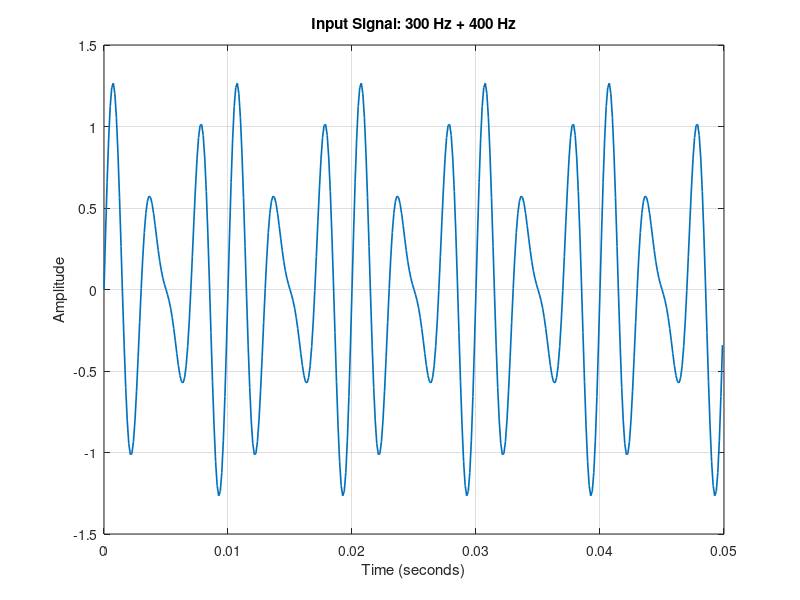

MATLAB code to generate this figure: (Note: this script raises an error after producing the figure.)
%% SEG800 Assignment - Comb Filter Demo
% This script demonstrates two common comb filters:
% 1. A feedforward comb filter
% 2. A feedback comb filter
%
% The script is written as a single file so it is easy to open in MATLAB,
% run section by section, convert to a live script if needed, and export to
% PDF for submission.
%
% How to use:
% 1. Open this file in MATLAB.
% 2. Run the script.
% 3. Review the figures and the printed notes in the Command Window.
% 4. Save as .mlx and export to PDF if your group wants a live script.

clear; close all; clc;

%% Setup
% Keep the parameter names descriptive so the filter behavior is easy to
% follow.

sampleRate = 8000;          % Samples per second
durationSeconds = 0.05;     % Short duration is enough for this demo
delaySamples = 40;          % Delay used by both comb filters
feedforwardGain = 1.0;      % Gain for y[n] = x[n] + a*x[n-D]
feedbackGain = 0.7;         % Gain for y[n] = x[n] + a*y[n-D]

timeVector = 0:1/sampleRate:durationSeconds - 1/sampleRate;
frequencySpacing = sampleRate / delaySamples;
firstFeedforwardNotch = sampleRate / (2 * delaySamples);

fprintf('SEG800 Comb Filter Demo\n');
fprintf('Sample rate: %d Hz\n', sampleRate);
fprintf('Delay: %d samples\n', delaySamples);
fprintf('Comb spacing: %.2f Hz\n', frequencySpacing);
fprintf('First feedforward notch for a = 1: %.2f Hz\n\n', firstFeedforwardNotch);

%% Create a simple test signal
% The test signal uses two tones:
% - 300 Hz is close to a feedforward notch for this delay.
% - 400 Hz is between notches and should remain stronger.

notchToneFrequency = 300;
passToneFrequency = 400;

inputSignal = 0.8 * sin(2 * pi * notchToneFrequency * timeVector) ...
    + 0.5 * sin(2 * pi * passToneFrequency * timeVector);

figure('Name', 'Input Signal');
plot(timeVector, inputSignal, 'LineWidth', 1.2);
grid on;
xlabel('Time (seconds)');
ylabel('Amplitude');
title('Input Signal: 300 Hz + 400 Hz');

%% Feedforward comb filter
% Difference equation:
%   y[n] = x[n] + a * x[n-D]
%
% This version creates regularly spaced peaks and notches because the input
% is added to a delayed copy of itself.

[feedforwardNumerator, feedforwardDenominator] = ...
    createFeedforwardCombCoefficients(delaySamples, feedforwardGain);

feedforwardOutput = filter(feedforwardNumerator, feedforwardDenominator, inputSignal);

%% Feedback comb filter
% Difference equation:
%   y[n] = x[n] + a * y[n-D]
%
% Rearranged for MATLAB filter form:
%   y[n] - a * y[n-D] = x[n]
%
% This version produces a stronger resonant effect because past output
% samples are fed back into the system.

[feedbackNumerator, feedbackDenominator] = ...
    createFeedbackCombCoefficients(delaySamples, feedbackGain);

feedbackOutput = filter(feedbackNumerator, feedbackDenominator, inputSignal);

%% Plot time-domain comparison
% Showing the first 20 ms keeps the plots readable.

timeWindowMask = timeVector <= 0.02;

figure('Name', 'Time-Domain Comparison');
subplot(3, 1, 1);
plot(timeVector(timeWindowMask), inputSignal(timeWindowMask), 'LineWidth', 1.2);
grid on;
title('Input Signal');
xlabel('Time (seconds)');
ylabel('Amplitude');

subplot(3, 1, 2);
plot(timeVector(timeWindowMask), feedforwardOutput(timeWindowMask), 'LineWidth', 1.2);
grid on;
title('Feedforward Comb Filter Output');
xlabel('Time (seconds)');
ylabel('Amplitude');

subplot(3, 1, 3);
plot(timeVector(timeWindowMask), feedbackOutput(timeWindowMask), 'LineWidth', 1.2);
grid on;
title('Feedback Comb Filter Output');
xlabel('Time (seconds)');
ylabel('Amplitude');

%% Plot frequency response of both filters
% We plot the magnitude response directly so the comb pattern is easy to
% compare in one figure.

responsePoints = 4096;

figure('Name', 'Comb Filter Frequency Responses');
subplot(2, 1, 1);
[feedforwardResponse, frequencyAxis] = freqz( ...
    feedforwardNumerator, feedforwardDenominator, responsePoints, sampleRate);
plot(frequencyAxis, abs(feedforwardResponse), 'LineWidth', 1.2);
grid on;
xlabel('Frequency (Hz)');
ylabel('Magnitude');
xlim([0 sampleRate / 2]);
title('Feedforward Comb Filter Frequency Response');

subplot(2, 1, 2);
[feedbackResponse, frequencyAxis] = freqz( ...
    feedbackNumerator, feedbackDenominator, responsePoints, sampleRate);
plot(frequencyAxis, abs(feedbackResponse), 'LineWidth', 1.2);
grid on;
xlabel('Frequency (Hz)');
ylabel('Magnitude');
xlim([0 sampleRate / 2]);
title('Feedback Comb Filter Frequency Response');

%% Plot output spectra
% These plots help confirm that the two filters shape the same input signal
% in different ways.

plotSpectrumComparison(inputSignal, feedforwardOutput, sampleRate, ...
    'Input vs Feedforward Output Spectrum');

plotSpectrumComparison(inputSignal, feedbackOutput, sampleRate, ...
    'Input vs Feedback Output Spectrum');

%% Print short interpretation notes
fprintf('Interpretation notes:\n');
fprintf('- Comb spacing is controlled by sampleRate / delaySamples.\n');
fprintf('- The feedforward filter creates repeated notches and peaks.\n');
fprintf('- The feedback filter creates sharper resonances.\n');
fprintf('- Changing delaySamples changes the spacing of the comb teeth.\n');
fprintf('- Changing the gain changes how strong the comb effect becomes.\n');

%% Local functions

function [numerator, denominator] = createFeedforwardCombCoefficients(delaySamples, gainValue)
    validateattributes(delaySamples, {'numeric'}, {'scalar', 'integer', 'positive'});
    validateattributes(gainValue, {'numeric'}, {'scalar', 'real'});

    numerator = zeros(1, delaySamples + 1);
    numerator(1) = 1;
    numerator(end) = gainValue;
    denominator = 1;
end

function [numerator, denominator] = createFeedbackCombCoefficients(delaySamples, gainValue)
    validateattributes(delaySamples, {'numeric'}, {'scalar', 'integer', 'positive'});
    validateattributes(gainValue, {'numeric'}, {'scalar', 'real', '<', 1, '>', -1});

    numerator = 1;
    denominator = zeros(1, delaySamples + 1);
    denominator(1) = 1;
    denominator(end) = -gainValue;
end

function plotSpectrumComparison(inputSignal, outputSignal, sampleRate, figureTitle)
    spectrumPoints = 4096;

    [inputMagnitude, frequencyAxis] = computeSingleSidedSpectrum(inputSignal, sampleRate, spectrumPoints);
    [outputMagnitude, ~] = computeSingleSidedSpectrum(outputSignal, sampleRate, spectrumPoints);

    figure('Name', figureTitle);
    plot(frequencyAxis, inputMagnitude, 'LineWidth', 1.2);
    hold on;
    plot(frequencyAxis, outputMagnitude, 'LineWidth', 1.2);
    hold off;
    grid on;
    xlim([0 1200]);
    xlabel('Frequency (Hz)');
    ylabel('Magnitude');
    title(figureTitle);
    legend('Input', 'Output', 'Location', 'northeast');
end

function [magnitudeSpectrum, frequencyAxis] = computeSingleSidedSpectrum(signalData, sampleRate, spectrumPoints)
    fftValues = fft(signalData, spectrumPoints);
    halfPoint = floor(spectrumPoints / 2) + 1;

    magnitudeSpectrum = abs(fftValues(1:halfPoint));
    magnitudeSpectrum = magnitudeSpectrum / numel(signalData);
    frequencyAxis = linspace(0, sampleRate / 2, halfPoint);
end
